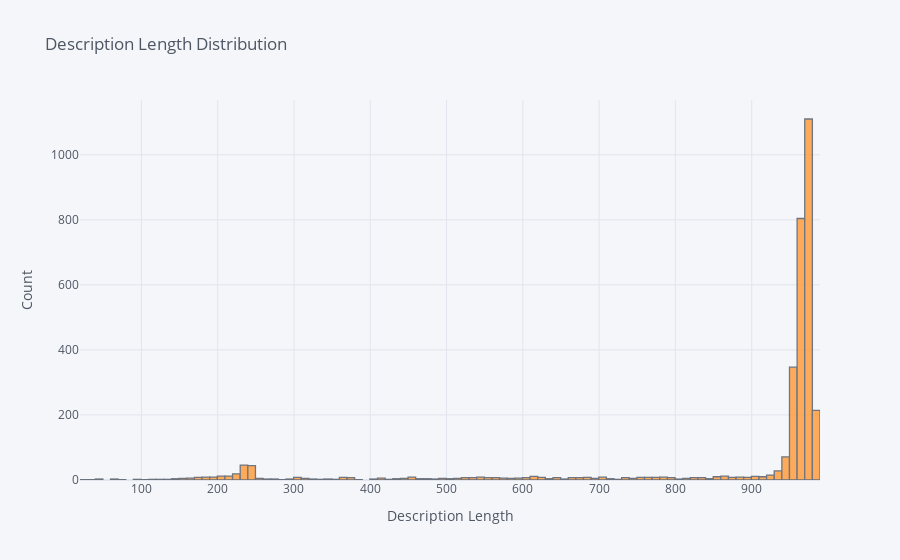

Notebook source saved alongside this figure:
### Code cell
#Before removing stop-words

#Use CountVectorizer to count the frequency of words in the descriptions
vec = CountVectorizer()
doc = vec.fit_transform(aDF['description'])
features = vec.get_feature_names()

#For if we want it in DF 
#vm = pd.DataFrame(doc.toarray(), columns=features) 

###########################  Histogram  #####################
vis = FreqDistVisualizer(features=features, orient='h', n=20, size=(1000,800)) #n = top n words

vis.fit(doc) 

plt.xlabel("Number of Words", fontsize=15)
plt.ylabel("Words", fontsize=15)
plt.tick_params(labelsize=15)

vis.show()


#######################  Word CLoud  #######################

cloud = WordCloud(stopwords='english', background_color="white", max_words=1000, max_font_size=120, mask=t_img, contour_width=2, contour_color='maroon', collocations=False)

text = ' '.join(aDF['description'])
text

wordcloud = cloud.generate(text)

cloud.to_file("img/housewcns.png")

plt.figure(figsize=(20,10))

plt.imshow(wordcloud, interpolation="bilinear")
plt.axis("off")
plt.show()

### Figure 1 — Plotly figure (JSON) as saved in the notebook; plotly's stock layout.template omitted (floating-point values rounded to 4 significant figures; data arrays with more than 128 entries replaced by an {"elided": "..."} marker saying what was removed)
{"data": [{"histfunc": "count", "histnorm": "", "marker": {"color": "rgba(255, 153, 51, 1.0)", "line": {"color": "#4D5663", "width": 1.3}}, "name": "desc_length", "nbinsx": 100, "opacity": 0.8, "orientation": "v", "type": "histogram", "x": {"elided": "3171 int values"}}], "layout": {"barmode": "overlay", "legend": {"bgcolor": "#F5F6F9", "font": {"color": "#4D5663"}}, "paper_bgcolor": "#F5F6F9", "plot_bgcolor": "#F5F6F9", "title": {"font": {"color": "#4D5663"}, "text": "Description Length Distribution"}, "xaxis": {"gridcolor": "#E1E5ED", "showgrid": true, "tickfont": {"color": "#4D5663"}, "title": {"font": {"color": "#4D5663"}, "text": "Description Length"}, "zerolinecolor": "#E1E5ED"}, "yaxis": {"gridcolor": "#E1E5ED", "showgrid": true, "tickfont": {"color": "#4D5663"}, "title": {"font": {"color": "#4D5663"}, "text": "Count"}, "zerolinecolor": "#E1E5ED"}}}
